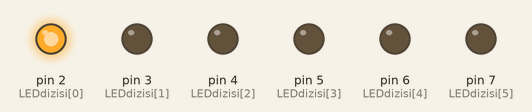
The sketch below on a simulated Arduino Uno, built with avr-gcc and run on an emulated ATmega328P. On the bench: output pins drawn as LEDs (lit = HIGH).

Above: at 1.0 s.
At 3.0 s:
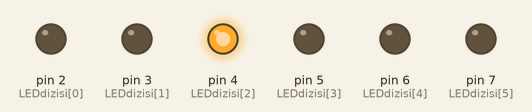
At 5.0 s:
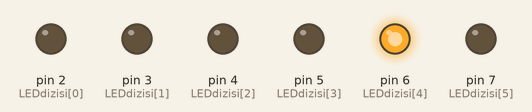
At 7.0 s:
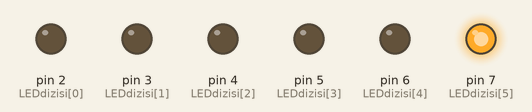
At 9.0 s:
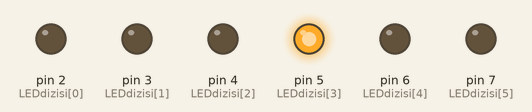
At 11.0 s:
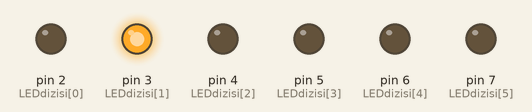
Timing chart, 0 to 15.6 s (numbered marks = the images above):
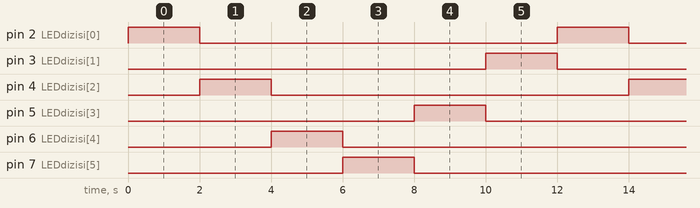

The sketch:

kara_simsek_uygulamas_.ino
```cpp
int LEDdizisi[] = {2,3,4,5,6,7};
void setup()
{
   for(int i = 0;i<6;i++)
 {
   pinMode(LEDdizisi[i],OUTPUT);
 }

}

void loop()
{
for(int i=0;i<6;i=i+2)
{
  digitalWrite(LEDdizisi[i],HIGH);
  delay(2000);
  digitalWrite(LEDdizisi[i],LOW);

}

    for (int j=5;j>-1;j=j-2)
  {
  digitalWrite(LEDdizisi[j],HIGH);
  delay(2000);
  digitalWrite(LEDdizisi[j],LOW);
  }
}
```

Measured:
- by itself, pin 2 (LEDdizisi[0]), pin 3 (LEDdizisi[1]), pin 4 (LEDdizisi[2]), pin 5 (LEDdizisi[3]), pin 6 (LEDdizisi[4]), pin 7 (LEDdizisi[5]): alternates HIGH for 2.0 s and LOW for 10.0 s
- by itself, everything shown: repeats every 12.0 s, in 7 steps
